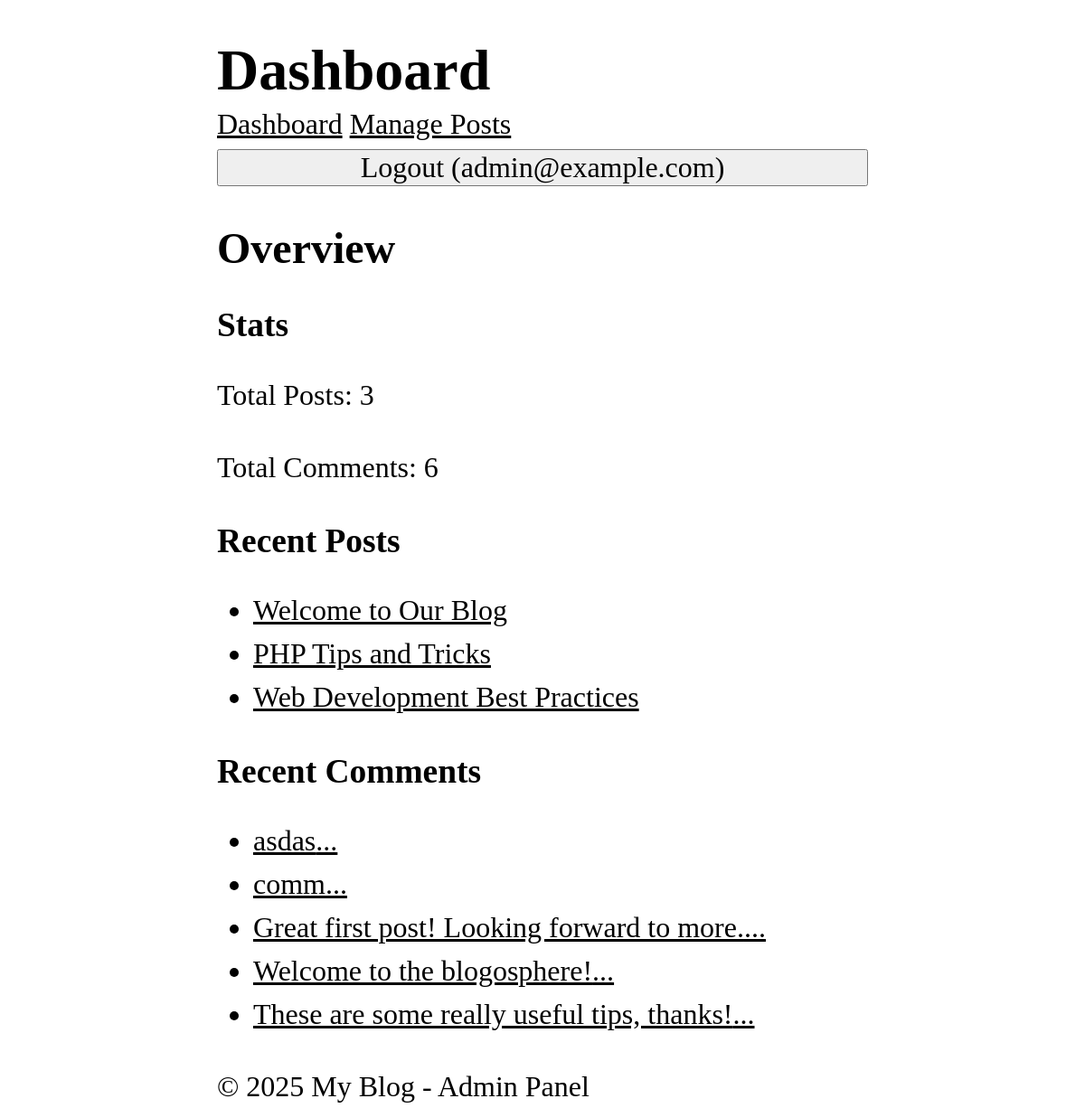
The page /admin/dashboard (signed in) on the database its author committed.
### tables this page shows
CREATE TABLE users (
  id INTEGER PRIMARY KEY AUTOINCREMENT,
  name TEXT NOT NULL,
  email TEXT UNIQUE NOT NULL,
  password TEXT NOT NULL,
  role TEXT NOT NULL DEFAULT 'user',
  created_at DATETIME DEFAULT CURRENT_TIMESTAMP
);

CREATE TABLE posts (
  id INTEGER PRIMARY KEY AUTOINCREMENT,
  title TEXT NOT NULL,
  content TEXT NOT NULL,
  views INTEGER DEFAULT 0,
  user_id INTEGER NOT NULL,
  created_at DATETIME DEFAULT CURRENT_TIMESTAMP,
  FOREIGN KEY (user_id) REFERENCES users (id)
);

CREATE TABLE comments (
  id INTEGER PRIMARY KEY AUTOINCREMENT,
  content TEXT NOT NULL,
  user_id INTEGER NOT NULL,
  post_id INTEGER NOT NULL,
  created_at DATETIME DEFAULT CURRENT_TIMESTAMP,
  FOREIGN KEY (user_id) REFERENCES users (id),
  FOREIGN KEY (post_id) REFERENCES posts (id)
);

### core/View.php (called while the page is built, shortened)
<?php
class View
{
  protected static $globals = [];
  public static function share(string $key, mixed $value): void
  {
    static::$globals[$key] = $value;
  }
  public static function render(string $template, array $data = [], string $layout = null): string
  {
    $data = [...static::$globals, ...$data];
    $content = static::renderTemplate(
      $template,
      $data
    );
    return static::renderLayout($layout, $data, $content);
  }
  protected static function renderTemplate(string $template, array $data): string
  {
    extract($data);
    $path = dirname(__DIR__) . "/app/Views/$template.php";
    require $path;
    return ob_get_clean();
  }
  protected static function renderLayout(?string $template, array $data, string $content): string
  {
    extract([...$data, 'content' => $content]);
    $path = dirname(__DIR__) . "/app/Views/$template.php";
    require $path;
    return ob_get_clean();
  }
}

### app/Controllers/Admin/DashboardController.php (called while the page is built, shortened)
<?php
class DashboardController
{
  public function index()
  {
    $totalPosts = Post::count();
    $totalComments = Comment::count();
    $recentPosts = Post::getRecent(5);
    $recentComments = Comment::getRecent(5);
    return View::render('admin/dashboard/index', [
      'totalPosts' => $totalPosts,
      'totalComments' => $totalComments,
      'recentPosts' => $recentPosts,
      'recentComments' => $recentComments,
    ], 'layouts/admin');
  }
}

### core/Router.php (called while the page is built, shortened)
<?php
class Router
{
  protected array $routes = [];
  protected array $globalMiddleware = [];
  protected array $routeMiddleware = [];
  public function add(string $method, string $uri, string $controller, array $middlewares = []): void
  {
    $this->routes[] = [
      'method' => $method,
      'uri' => $uri,
      'controller' => $controller,
      'middlewares' => $middlewares
    ];
  }
  public function addGlobalMiddleware(string $middleware): void
  {
    $this->globalMiddleware[] = $middleware;
  }
  public function addRouteMiddleware(string $name, string $middleware): void
  {
    $this->routeMiddleware[$name] = $middleware;
  }
  public function dispatch(string $uri, string $method): string
  {
    $route = $this->findRoute($uri, $method);
    $middlewares = [...$this->globalMiddleware, ...array_map(fn($name) => $this->routeMiddleware[$name], $route['middlewares'])];
    return $this->runMiddleware($middlewares, function () use ($route) {
      [$controller, $action] = explode('@', $route['controller']);
      return $this->callAction($controller, $action, $route['params']);
    });
  }
  protected function runMiddleware(array $middlewares, callable $target): mixed
  {
    $next = $target;
    foreach (array_reverse($middlewares) as $middleware) {
      $next = function () use ($middleware, $next) {
        error_log("Middleware running $middleware");
        return (new $middleware)->handle($next);
      };
    }
    return $next();
  }
  protected function findRoute(string $uri, string $method): ?array
  {
    foreach ($this->routes as $route) {
      $params = $this->matchRoute($route['uri'], $uri);
      if ($params !== null && $route['method'] === $method) {
        return [...$route, 'params' => $params];
      }
    }
    return null;
  }
  protected function matchRoute(string $routeUri, string $requestUri): ?array
  {
    $routeSegments = explode('/', trim($routeUri, '/'));
    $requestSegments = explode('/', trim($requestUri, '/'));
    if (count($routeSegments) !== count($requestSegments)) {
      return null;
    }
    $params = [];
    foreach ($routeSegments as $index => $routeSegment) {
      if (str_starts_with($routeSegment, '{') && str_ends_with($routeSegment, '}')) {
        $params[trim($routeSegment, '{}')] = $requestSegments[$index];
      } elseif ($routeSegment !== $requestSegments[$index]) {
        return null;
      }
    }
    return $params;
  }
  protected function callAction(string $controller, string $action, array $params): string
  {
    return (new $controllerClass)->$action(...$params);
  }
}

### app/Middlewares/CSRF.php (called while the page is built, shortened)
<?php
class CSRF implements Middleware
{
  public function handle(callable $next)
  {
    return $next();
  }
}

### app/Middlewares/View.php (called while the page is built, shortened)
<?php
class View implements Middleware
{
  public function handle(callable $next)
  {
    CoreView::share('user', Auth::user());
    return $next();
  }
}

### core/App.php (called while the page is built, shortened)
<?php
class App {
  protected static $container = [];
  public static function bind(string $key, mixed $value): void {
    static::$container[$key] = $value;
  }
  public static function get(string $key): mixed {
    return static::$container[$key];
  }
}

### app/Models/Post.php (called while the page is built, shortened)
<?php
class Post extends Model
{
  protected static string $table = 'posts';
  public static function getRecent(?int $limit = null, ?int $page = null, ?string $search = null)
  {
    $db = App::get('database');
    $query = "SELECT * FROM " . static::$table;
    $params = [];
    $query .= " ORDER BY created_at DESC";
    if ($limit !== null) {
      $query .= " LIMIT ?";
      $params[] = $limit;
    }
    return $db->fetchAll($query, $params, static::class);
  }
  public static function count(?string $search = null): int
  {
    $db = App::get('database');
    $query = "SELECT COUNT(*) FROM " . static::$table;
    $params = [];
    return (int) $db->query($query, $params)->fetchColumn();
  }
}

### core/Database.php (called while the page is built, shortened)
<?php
class Database
{
  protected $pdo;
  public function __construct(array $config)
  {
    try {
      $dsn = $this->createDsn($config);
      $username = $config['username'] ?? null;
      $password = $config['password'] ?? null;
      $options = $config['options'] ?? null;
      $this->pdo = new PDO($dsn, $username, $password, $options);
      $this->pdo->setAttribute(PDO::ATTR_ERRMODE, PDO::ERRMODE_EXCEPTION);
    } catch (PDOException $e) {
      throw new Exception("Could not connect to the database");
    }
  }
  protected function createDsn(array $config): string
  {
    $driver = $config['driver'];
    $dbname = $config['dbname'];
    return match ($driver) {
      'sqlite' => "sqlite:$dbname",
      default => throw new Exception("Unsupported database driver: $driver")
    };
  }
  public function query(string $sql, array $params = []): PDOStatement
  {
    $stmt = $this->pdo->prepare($sql);
    $stmt->execute($params);
    return $stmt;
  }
  public function fetchAll(string $sql, array $params = [], ?string $className = null): array
  {
    $stmt = $this->query($sql, $params);
    if ($className) {
      $results = $stmt->fetchAll(PDO::FETCH_ASSOC);
      return array_map(function ($row) use ($className) {
        $object = new $className();
        foreach ($row as $key => $value) {
          if (property_exists($object, $key)) {
            $object->$key = $value;
          }
        }
        return $object;
      }, $results);
    }
    return $stmt->fetchAll(PDO::FETCH_ASSOC);
  }
  public function fetch(string $sql, array $params = [], ?string $className = null): mixed
  {
    $stmt = $this->query($sql, $params);
    if ($className) {
      $result = $stmt->fetch(PDO::FETCH_ASSOC);
      if ($result) {
        $object = new $className();
        foreach ($result as $key => $value) {
          if (property_exists($object, $key)) {
            $object->$key = $value;
          }
        }
        return $object;
      }
      return null;
    }
    return $stmt->fetch(PDO::FETCH_ASSOC);
  }
}

### core/Model.php (called while the page is built, shortened)
<?php
abstract class Model
{
  protected static string $table;
  public static function find(mixed $id): ?static
  {
    $db = App::get('database');
    return $db->fetch("SELECT * FROM " . static::$table . " WHERE id = ?", [$id], static::class);
  }
  public static function getRecent(?int $limit = null, ?int $page = null)
  {
    $db = App::get('database');
    $query = "SELECT * FROM " . static::$table;
    $params = [];
    $query .= " ORDER BY created_at DESC";
    if ($limit !== null) {
      $query .= " LIMIT ?";
      $params[] = $limit;
    }
    return $db->fetchAll($query, $params, static::class);
  }
  public static function count(): int
  {
    $db = App::get('database');
    $query = "SELECT COUNT(*) FROM " . static::$table;
    return (int) $db->query($query, [])->fetchColumn();
  }
}

### app/Services/Auth.php (called while the page is built, shortened)
<?php
class Auth
{
  protected static $user = null;
  public static function user(): ?User
  {
    if (static::$user === null) {
      $userId = $_SESSION['user_id'] ?? null;
      static::$user = $userId
        ? User::find($userId)
        : RememberMe::user();
    }
    return static::$user;
  }
}

### app/Views/admin/dashboard/index.php (the view)
<h2>Overview</h2>
<section>
  <h3>Stats</h3>
  <p>Total Posts: <?= $totalPosts ?></p>
  <p>Total Comments: <?= $totalComments ?></p>
</section>
<section>
  <h3>Recent Posts</h3>
  <ul>
    <?php foreach ($recentPosts as $post): ?>
      <li>
        <a href="/posts/<?= $post->id ?>"><?= htmlspecialchars($post->title) ?></a>
      </li>
    <?php endforeach ?>
  </ul>
</section>
<section>
  <h3>Recent Comments</h3>
  <ul>
    <?php foreach ($recentComments as $comment): ?>
      <li>
        <a href="/posts/<?= $comment->post_id ?>"><?= htmlspecialchars(substr($comment->content, 0, 50)) ?>...</a>
      </li>
    <?php endforeach ?>
  </ul>
</section>

### app/Views/layouts/admin.php (shortened to what this page needs)
<!DOCTYPE html>
<html lang="en">
<head>
  <link rel="stylesheet" href="/style.css" />
</head>
<body>
  <header>
    <h1>Dashboard</h1>
  </header>
  <nav>
    <a href="/admin/dashboard">Dashboard</a>
    <a href="/admin/posts">Manage Posts</a>
    <form action="/logout" method="POST">
      <button>Logout (<?= $user->email ?>)</button>
    </form>
  </nav>
  <main>
    <?= $content ?>
  </main>
  <footer>
    <p>&copy; <?= date('Y') ?> My Blog - Admin Panel</p>
  </footer>
</body>
</html>

### public/style.css (style rules this page uses)
*, *::before, *::after { box-sizing: border-box; }
html { -moz-text-size-adjust: none; -webkit-text-size-adjust: none; text-size-adjust: none; }
body, h1, h2, h3, h4, p, figure, blockquote, dl, dd { margin-block-end: 0; }
body { min-height: 100vh; line-height: 1.5; max-width: 60%; margin-left: auto; margin-right: auto; font-size: 2em; font-family: Cambria, Cochin, Georgia, Times, "Times New Roman", serif; }
h1, h2, h3, h4, button, input, label { line-height: 1.1; }
h1, h2, h3, h4 { text-wrap: balance; }
a:not([class]) { text-decoration-skip-ink: auto; color: currentColor; }
input, button, textarea, select { font-family: inherit; font-size: inherit; width: 100%; }

### rows shown on the page
users: email "admin@example.com"
posts: title "Welcome to Our Blog"
posts: title "PHP Tips and Tricks"
posts: title "Web Development Best Practices"
comments: content "asdas"
comments: content "comm"
comments: content "Great first post! Looking forward to more."
comments: content "Welcome to the blogosphere!"
comments: content "These are some really useful tips, thanks!"

### other values the page prints
$totalPosts "3"
$totalComments "6"
